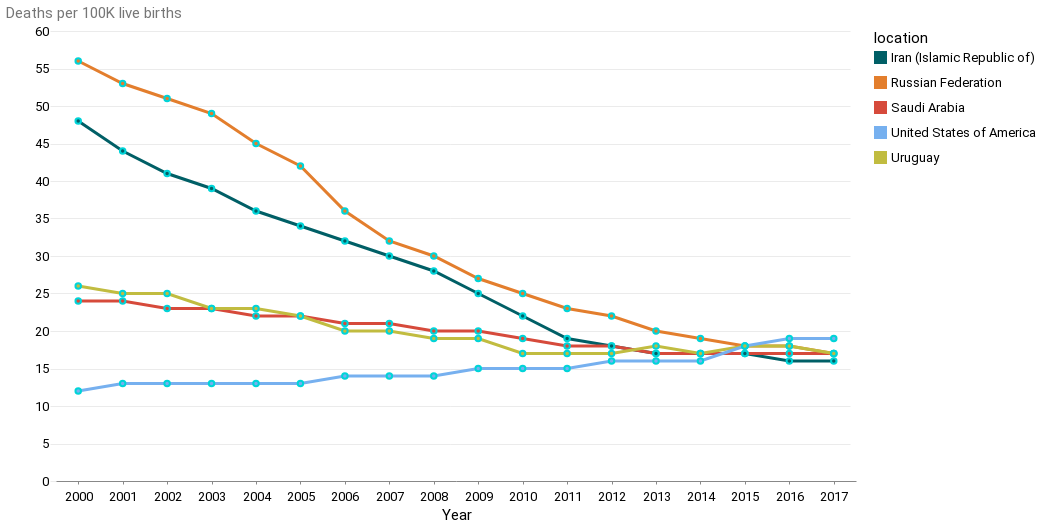

The cell this chart's notebook holds for it:
### Markdown cell above
#### the US is rising over time, while other countries are reducing their maternal mortality

### Code cell
alt.Chart(rates_overtime_slim).mark_line(point=True).encode(
    x=alt.X("period:O", timeUnit="year", axis=alt.Axis(title="Year")),
    y=alt.Y("factvaluenumeric", axis=alt.Axis(title="Deaths per 100K live births")),
    color=alt.Color("location:N"),
)

### Figure 1 — Vega-Lite specification as saved in the notebook (floating-point values rounded to 4 significant figures)
{"config": {"view": {"width": 800, "height": 450, "strokeOpacity": 0}, "background": "#ffffff", "title": {"anchor": "start", "font": "Summit Sans", "fontColor": "palette[\"black\"]", "fontSize": 18, "fontWeight": "normal"}, "arc": {"fill": "#00d4d8"}, "area": {"fill": "#00d4d8"}, "line": {"stroke": "#00d4d8", "strokeWidth": 3}, "path": {"stroke": "#00d4d8"}, "rect": {"fill": "#00d4d8"}, "shape": {"stroke": "#00d4d8"}, "bar": {"fill": "#00d4d8"}, "point": {"stroke": "#00d4d8"}, "symbol": {"fill": "#00d4d8", "size": 30}, "axis": {"titleFont": "Roboto", "titleFontSize": 15, "titleFontWeight": "normal", "labelFont": "Roboto, sans", "labelFontSize": 13, "labelFontWeight": "normal"}, "axisX": {"labelAngle": 0, "labelPadding": 6, "tickSize": 3, "grid": false}, "axisY": {"labelBaseline": "middle", "maxExtent": 45, "minExtent": 45, "titleAlign": "left", "titleAngle": 0, "titleX": -45, "titleY": -11, "domainOpacity": 0, "gridWidth": 0.6, "gridColor": "#dddddd", "offset": 6, "tickSize": 0, "titleColor": "#767676"}, "legend": {"titleFont": "Roboto", "titleFontSize": 15, "titleFontWeight": "normal", "symbolType": "square", "labelFont": "Roboto, sans", "labelFontSize": 13}, "range": {"category": ["#005f66", "#e37e2d", "#d64a3b", "#76b0ef", "#c1bc40"], "diverging": ["#e68a4f", "#f4bb6a", "#f9e39c", "#dadfe2", "#a6b7c6", "#849eae"], "heatmap": ["#7ff6f6", "#00eeef", "#00d4d8", "#00abb2", "#00848b", "#fbf2c7", "#00363d"], "ordinal": ["#7ff6f6", "#00eeef", "#00d4d8", "#00abb2", "#00848b", "#fbf2c7", "#00363d"], "ramp": ["#7ff6f6", "#00eeef", "#00d4d8", "#00abb2", "#00848b", "#fbf2c7", "#00363d"]}}, "data": {"name": "data-54b7a52c540547dc829e683f97d9fd57"}, "mark": {"type": "line", "point": true}, "encoding": {"color": {"field": "location", "type": "nominal"}, "x": {"axis": {"title": "Year"}, "field": "period", "timeUnit": "year", "type": "ordinal"}, "y": {"axis": {"title": "Deaths per 100K live births"}, "field": "factvaluenumeric", "type": "quantitative"}}, "$schema": "https://vega.github.io/schema/vega-lite/v4.17.0.json", "datasets": {"data-54b7a52c540547dc829e683f97d9fd57": [{"location": "Iran (Islamic Republic of)", "period": "2017", "factvaluenumeric": 16}, {"location": "Saudi Arabia", "period": "2017", "factvaluenumeric": 17}, {"location": "Russian Federation", "period": "2017", "factvaluenumeric": 17}, {"location": "Uruguay", "period": "2017", "factvaluenumeric": 17}, {"location": "United States of America", "period": "2017", "factvaluenumeric": 19}, {"location": "Iran (Islamic Republic of)", "period": "2016", "factvaluenumeric": 16}, {"location": "Saudi Arabia", "period": "2016", "factvaluenumeric": 17}, {"location": "Russian Federation", "period": "2016", "factvaluenumeric": 18}, {"location": "Uruguay", "period": "2016", "factvaluenumeric": 18}, {"location": "United States of America", "period": "2016", "factvaluenumeric": 19}, {"location": "Saudi Arabia", "period": "2015", "factvaluenumeric": 17}, {"location": "Iran (Islamic Republic of)", "period": "2015", "factvaluenumeric": 17}, {"location": "Russian Federation", "period": "2015", "factvaluenumeric": 18}, {"location": "United States of America", "period": "2015", "factvaluenumeric": 18}, {"location": "Uruguay", "period": "2015", "factvaluenumeric": 18}, {"location": "United States of America", "period": "2014", "factvaluenumeric": 16}, {"location": "Saudi Arabia", "period": "2014", "factvaluenumeric": 17}, {"location": "Iran (Islamic Republic of)", "period": "2014", "factvaluenumeric": 17}, {"location": "Uruguay", "period": "2014", "factvaluenumeric": 17}, {"location": "Russian Federation", "period": "2014", "factvaluenumeric": 19}, {"location": "United States of America", "period": "2013", "factvaluenumeric": 16}, {"location": "Saudi Arabia", "period": "2013", "factvaluenumeric": 17}, {"location": "Iran (Islamic Republic of)", "period": "2013", "factvaluenumeric": 17}, {"location": "Uruguay", "period": "2013", "factvaluenumeric": 18}, {"location": "Russian Federation", "period": "2013", "factvaluenumeric": 20}, {"location": "United States of America", "period": "2012", "factvaluenumeric": 16}, {"location": "Uruguay", "period": "2012", "factvaluenumeric": 17}, {"location": "Saudi Arabia", "period": "2012", "factvaluenumeric": 18}, {"location": "Iran (Islamic Republic of)", "period": "2012", "factvaluenumeric": 18}, {"location": "Russian Federation", "period": "2012", "factvaluenumeric": 22}, {"location": "United States of America", "period": "2011", "factvaluenumeric": 15}, {"location": "Uruguay", "period": "2011", "factvaluenumeric": 17}, {"location": "Saudi Arabia", "period": "2011", "factvaluenumeric": 18}, {"location": "Iran (Islamic Republic of)", "period": "2011", "factvaluenumeric": 19}, {"location": "Russian Federation", "period": "2011", "factvaluenumeric": 23}, {"location": "United States of America", "period": "2010", "factvaluenumeric": 15}, {"location": "Uruguay", "period": "2010", "factvaluenumeric": 17}, {"location": "Saudi Arabia", "period": "2010", "factvaluenumeric": 19}, {"location": "Iran (Islamic Republic of)", "period": "2010", "factvaluenumeric": 22}, {"location": "Russian Federation", "period": "2010", "factvaluenumeric": 25}, {"location": "United States of America", "period": "2009", "factvaluenumeric": 15}, {"location": "Uruguay", "period": "2009", "factvaluenumeric": 19}, {"location": "Saudi Arabia", "period": "2009", "factvaluenumeric": 20}, {"location": "Iran (Islamic Republic of)", "period": "2009", "factvaluenumeric": 25}, {"location": "Russian Federation", "period": "2009", "factvaluenumeric": 27}, {"location": "United States of America", "period": "2008", "factvaluenumeric": 14}, {"location": "Uruguay", "period": "2008", "factvaluenumeric": 19}, {"location": "Saudi Arabia", "period": "2008", "factvaluenumeric": 20}, {"location": "Iran (Islamic Republic of)", "period": "2008", "factvaluenumeric": 28}, {"location": "Russian Federation", "period": "2008", "factvaluenumeric": 30}, {"location": "United States of America", "period": "2007", "factvaluenumeric": 14}, {"location": "Uruguay", "period": "2007", "factvaluenumeric": 20}, {"location": "Saudi Arabia", "period": "2007", "factvaluenumeric": 21}, {"location": "Iran (Islamic Republic of)", "period": "2007", "factvaluenumeric": 30}, {"location": "Russian Federation", "period": "2007", "factvaluenumeric": 32}, {"location": "United States of America", "period": "2006", "factvaluenumeric": 14}, {"location": "Uruguay", "period": "2006", "factvaluenumeric": 20}, {"location": "Saudi Arabia", "period": "2006", "factvaluenumeric": 21}, {"location": "Iran (Islamic Republic of)", "period": "2006", "factvaluenumeric": 32}, {"location": "Russian Federation", "period": "2006", "factvaluenumeric": 36}, {"location": "United States of America", "period": "2005", "factvaluenumeric": 13}, {"location": "Saudi Arabia", "period": "2005", "factvaluenumeric": 22}, {"location": "Uruguay", "period": "2005", "factvaluenumeric": 22}, {"location": "Iran (Islamic Republic of)", "period": "2005", "factvaluenumeric": 34}, {"location": "Russian Federation", "period": "2005", "factvaluenumeric": 42}, {"location": "United States of America", "period": "2004", "factvaluenumeric": 13}, {"location": "Saudi Arabia", "period": "2004", "factvaluenumeric": 22}, {"location": "Uruguay", "period": "2004", "factvaluenumeric": 23}, {"location": "Iran (Islamic Republic of)", "period": "2004", "factvaluenumeric": 36}, {"location": "Russian Federation", "period": "2004", "factvaluenumeric": 45}, {"location": "United States of America", "period": "2003", "factvaluenumeric": 13}, {"location": "Saudi Arabia", "period": "2003", "factvaluenumeric": 23}, {"location": "Uruguay", "period": "2003", "factvaluenumeric": 23}, {"location": "Iran (Islamic Republic of)", "period": "2003", "factvaluenumeric": 39}, {"location": "Russian Federation", "period": "2003", "factvaluenumeric": 49}, {"location": "United States of America", "period": "2002", "factvaluenumeric": 13}, {"location": "Saudi Arabia", "period": "2002", "factvaluenumeric": 23}, {"location": "Uruguay", "period": "2002", "factvaluenumeric": 25}, {"location": "Iran (Islamic Republic of)", "period": "2002", "factvaluenumeric": 41}, {"location": "Russian Federation", "period": "2002", "factvaluenumeric": 51}, {"location": "United States of America", "period": "2001", "factvaluenumeric": 13}, {"location": "Saudi Arabia", "period": "2001", "factvaluenumeric": 24}, {"location": "Uruguay", "period": "2001", "factvaluenumeric": 25}, {"location": "Iran (Islamic Republic of)", "period": "2001", "factvaluenumeric": 44}, {"location": "Russian Federation", "period": "2001", "factvaluenumeric": 53}, {"location": "United States of America", "period": "2000", "factvaluenumeric": 12}, {"location": "Saudi Arabia", "period": "2000", "factvaluenumeric": 24}, {"location": "Uruguay", "period": "2000", "factvaluenumeric": 26}, {"location": "Iran (Islamic Republic of)", "period": "2000", "factvaluenumeric": 48}, {"location": "Russian Federation", "period": "2000", "factvaluenumeric": 56}]}}
